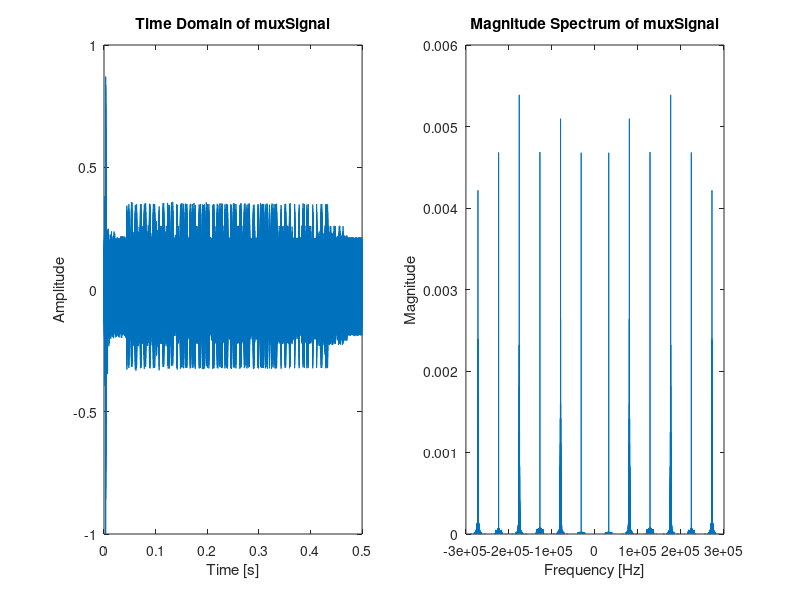

This chart was generated by the following MATLAB code: (Note: this script raises an error after producing the figure.)
%% Assignment 2, Part 3 (Impulse room signal analysis)
%  Do not change before line 35
%  You will need to have generated A2P3Data.mat from 
%  GenerateAssignment2Data.m before working with this file.

%  Clearing and preparing the workspace
clear; clc; close all;

%  Load assignment data from A2P1Data.mat.
load('A2P3Data.mat');  

%=================================================================%
%
% Refer to the assignment sheet for details.
% Names of the variables are important,
% e.g. 'a1' is considered a different variable to 'A1'.
% Make sure variables have been declared as they appear in the brief.
%
% Ts - Sampling period
% t - Time domain vector
% MUXSIG - Frequency domain representation of mux
% f - Frequency vector
% fshift - Frequency shifts
% Mag - Magnitude
% Phase - Phase
% xdm - All de-shifted signals in the time domain
% XDM - Frequency domain representation of xdm 
% freqResponse - Frequency response of systems 
% impresp - Impulse response of chosen system 
% MSG - Frequency domain representation of Filtered signals 
% imp - Recovered impulse responses resampled to 48kHz 
% text - Recovered text streams resampled to 48kHz 
% t_recov - New time vector for recovered and resampled signals 
% f_recov - New frequency vector for recovered and resampled signals 
%
%====Enter your code below this line================================
%% Setup
B = 8e3;                    % Bandwidth  [Hz]

%% 3.1
Ts = 1/fs;                  % Sampling Period
t = 0:Ts:(length(muxSignal)/fs); t(end) = [];
% Plot t
figure(1), hold on;
subplot(1, 2, 1)
plot(t, muxSignal);
xlabel("Time [s]"), ylabel("Amplitude"), title("Time Domain of muxSignal")

MUXSIG = fft(muxSignal);
f = linspace(-fs/2, fs/2, length(t)+1); f(end)=[];
% Plot f
subplot(1, 2, 2)
plot(f, abs(fftshift(MUXSIG/fs)));
xlabel("Frequency [Hz]"), ylabel("Magnitude"), title("Magnitude Spectrum of muxSignal")

%% 3.2

fshift = [32e3 80e3 128e3 176e3 224e3 272e3];       % Frequency shifts
fshift_indices = zeros(size(fshift));
MUXSIG_shift = fftshift(MUXSIG);
for k = 1:length(fshift)
    fshift_indices(k) = find(f == fshift(k));
end
Mag = abs(MUXSIG_shift(fshift_indices))/fs;         % magnitude
Phase = angle(MUXSIG_shift(fshift_indices));        % [rads]    

%% 3.3
xdm = FDMDemux(muxSignal, t, Mag, fshift, Phase);
figure(2), hold on;
rows = size(xdm, 1);
for k = 1:rows
    subplot(rows, 2, 2*k-1)
    plot(t, xdm(k, :));
end
%% 3.4
XDM = fft(xdm, length(xdm), 2);
for k = 1:rows
    subplot(rows, 2, 2*k)
    plot(f, abs(fftshift(XDM(k, :)/fs)));
end
%% 3.5
%% 3.6
%% 3.7
%% 3.8
%% 3.9
%% 3.10
%% 3.11
%% 3.12